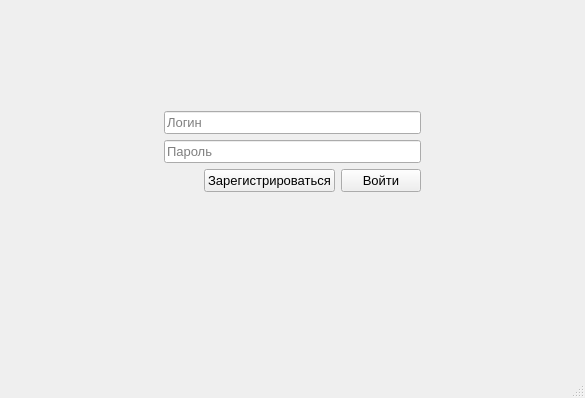
<?xml version="1.0" encoding="UTF-8"?>
<ui version="4.0">
 <class>AuthorizationWindow</class>
 <widget class="QMainWindow" name="AuthorizationWindow">
  <property name="geometry">
   <rect>
    <x>0</x>
    <y>0</y>
    <width>585</width>
    <height>398</height>
   </rect>
  </property>
  <property name="windowTitle">
   <string>AuthorizationWindow</string>
  </property>
  <widget class="QWidget" name="centralwidget">
   <layout class="QHBoxLayout" name="horizontalLayout_2">
    <item>
     <spacer name="horizontalSpacer_2">
      <property name="orientation">
       <enum>Qt::Orientation::Horizontal</enum>
      </property>
      <property name="sizeHint" stdset="0">
       <size>
        <width>40</width>
        <height>20</height>
       </size>
      </property>
     </spacer>
    </item>
    <item>
     <widget class="QGroupBox" name="authorizationGroupBox">
      <property name="styleSheet">
       <string notr="true">QGroupBox{border-style: none;}</string>
      </property>
      <property name="title">
       <string/>
      </property>
      <layout class="QVBoxLayout" name="verticalLayout_2">
       <item>
        <layout class="QVBoxLayout" name="verticalLayout">
         <item>
          <spacer name="verticalSpacer">
           <property name="orientation">
            <enum>Qt::Orientation::Vertical</enum>
           </property>
           <property name="sizeHint" stdset="0">
            <size>
             <width>20</width>
             <height>40</height>
            </size>
           </property>
          </spacer>
         </item>
         <item>
          <widget class="QLineEdit" name="loginLineEdit">
           <property name="font">
            <font>
             <pointsize>10</pointsize>
            </font>
           </property>
           <property name="placeholderText">
            <string>Логин</string>
           </property>
          </widget>
         </item>
         <item>
          <widget class="QLineEdit" name="passwordLineEdit">
           <property name="font">
            <font>
             <pointsize>10</pointsize>
            </font>
           </property>
           <property name="inputMethodHints">
            <set>Qt::InputMethodHint::ImhHiddenText|Qt::InputMethodHint::ImhNoAutoUppercase|Qt::InputMethodHint::ImhNoPredictiveText|Qt::InputMethodHint::ImhSensitiveData</set>
           </property>
           <property name="echoMode">
            <enum>QLineEdit::EchoMode::Password</enum>
           </property>
           <property name="placeholderText">
            <string>Пароль</string>
           </property>
          </widget>
         </item>
        </layout>
       </item>
       <item>
        <layout class="QHBoxLayout" name="horizontalLayout">
         <item>
          <spacer name="horizontalSpacer">
           <property name="orientation">
            <enum>Qt::Orientation::Horizontal</enum>
           </property>
           <property name="sizeHint" stdset="0">
            <size>
             <width>40</width>
             <height>20</height>
            </size>
           </property>
          </spacer>
         </item>
         <item>
          <widget class="QPushButton" name="signUpButton">
           <property name="sizePolicy">
            <sizepolicy hsizetype="Expanding" vsizetype="Fixed">
             <horstretch>0</horstretch>
             <verstretch>0</verstretch>
            </sizepolicy>
           </property>
           <property name="font">
            <font>
             <pointsize>10</pointsize>
            </font>
           </property>
           <property name="text">
            <string>Зарегистрироваться</string>
           </property>
           <property name="iconSize">
            <size>
             <width>16</width>
             <height>16</height>
            </size>
           </property>
          </widget>
         </item>
         <item>
          <widget class="QPushButton" name="signInButton">
           <property name="sizePolicy">
            <sizepolicy hsizetype="Expanding" vsizetype="Fixed">
             <horstretch>0</horstretch>
             <verstretch>5</verstretch>
            </sizepolicy>
           </property>
           <property name="font">
            <font>
             <family>Segoe UI</family>
             <pointsize>10</pointsize>
            </font>
           </property>
           <property name="text">
            <string>Войти</string>
           </property>
           <property name="iconSize">
            <size>
             <width>16</width>
             <height>16</height>
            </size>
           </property>
          </widget>
         </item>
        </layout>
       </item>
       <item>
        <widget class="QLabel" name="infoLabel">
         <property name="font">
          <font>
           <pointsize>10</pointsize>
          </font>
         </property>
         <property name="styleSheet">
          <string notr="true">margin-left: auto;
margin-right: auto;</string>
         </property>
         <property name="text">
          <string/>
         </property>
        </widget>
       </item>
       <item>
        <spacer name="verticalSpacer_2">
         <property name="orientation">
          <enum>Qt::Orientation::Vertical</enum>
         </property>
         <property name="sizeHint" stdset="0">
          <size>
           <width>20</width>
           <height>40</height>
          </size>
         </property>
        </spacer>
       </item>
      </layout>
     </widget>
    </item>
    <item>
     <spacer name="horizontalSpacer_3">
      <property name="orientation">
       <enum>Qt::Orientation::Horizontal</enum>
      </property>
      <property name="sizeHint" stdset="0">
       <size>
        <width>40</width>
        <height>20</height>
       </size>
      </property>
     </spacer>
    </item>
   </layout>
  </widget>
  <widget class="QMenuBar" name="menubar">
   <property name="geometry">
    <rect>
     <x>0</x>
     <y>0</y>
     <width>585</width>
     <height>21</height>
    </rect>
   </property>
  </widget>
  <widget class="QStatusBar" name="statusbar"/>
 </widget>
 <resources/>
 <connections/>
</ui>
